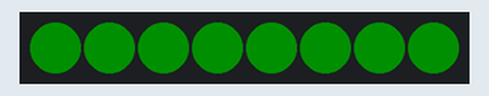
A sketch run on a simulated Arduino Uno, built with avr-gcc and run on an emulated ATmega328P. Parts: 8 RGB LEDs in strip order, left to right. Dim RGB values are drawn brighter than linear; what the sketch prints to the serial monitor is not drawn.

Above: at 1.45 s.
At 10.1 s:
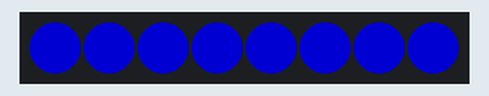
At 17.8 s:
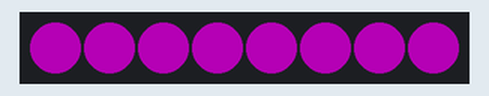
At 25.4 s:
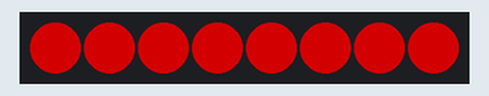
At 33.1 s:
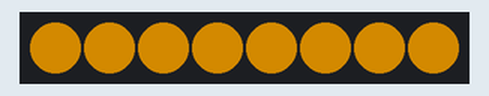
At 39.45 s:
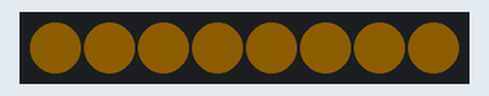
Timing chart, 0 to 40.0 s (numbered marks = the images above):
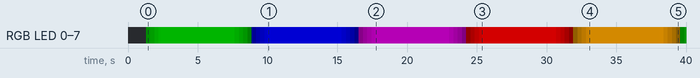

The sketch:

jackolantern.ino.ino
```cpp
#include <FastLED.h>

const int LED_PIN = 5;
const int NUM_LEDS = 8;
CRGB leds[NUM_LEDS];
const int maxBrightness = 128;
unsigned long delayDuration = 5000;
unsigned int colorIdx = 0;

CRGB bgColor;

void setup() {
  Serial.begin(9600);
  delay(1000);
  Serial.println("Serial Starting....");
  FastLED.addLeds<WS2812, LED_PIN, GRB>(leds, NUM_LEDS);
  FastLED.setBrightness(maxBrightness);
}

void loop() {

  switch (colorIdx)
  {
    case 0:
      bgColor = CRGB::Green;
      colorIdx = 1;
      break;
    case 1:
      bgColor = CRGB::Blue;
      colorIdx = 2;
      break;
    case 2:
      bgColor = CRGB::Purple;
      colorIdx = 3;
      break;
    case 3:
      bgColor = CRGB::Red;
      colorIdx = 4;
      break;
    case 4:
      bgColor = CRGB::Orange;
      colorIdx = 0;
      break;
  }

  for (int i = 0; i < NUM_LEDS; i++) {
    leds[i] = bgColor;
  }

  for (int i = 0; i < maxBrightness; i++) {
    FastLED.setBrightness(i);
    FastLED.show();
    delay(10);
  }

  delay(delayDuration);

  for (int i = 0; i < maxBrightness; i++) {
    FastLED.setBrightness(maxBrightness - i);
    FastLED.show();
    delay(10);
  }
}
```

Measured:
- by itself, RGB LED 0–7: off → RGB(0, 15, 0) at 1.3 s, → RGB(0, 29, 0) 0.30 s later, → RGB(0, 44, 0) 0.30 s later, → RGB(0, 58, 0) 0.30 s later, … (52 changes in this stretch)
